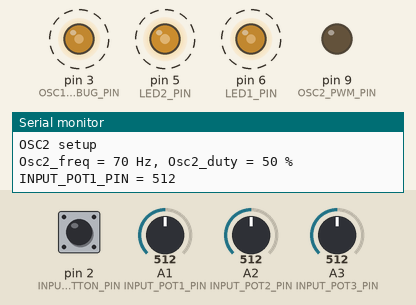
Simulated run of this sketch. Board: Arduino Uno, built with avr-gcc and run on an emulated ATmega328P. On the bench: output pins drawn as LEDs (lit = HIGH), the last lines printed to the serial monitor. Dashed ring = blinking. The test bench sets the inputs (shaded band); at power-on: A1 (INPUT_POT1_PIN) = 512, pin 2 (INPUT_BUTTON_PIN) HIGH, A2 (INPUT_POT2_PIN) = 512, A3 (INPUT_POT3_PIN) = 512.

Above: at 1.37 s.
1.4 s: A1 (INPUT_POT1_PIN) set to 1015
4.4 s: A1 (INPUT_POT1_PIN) set to 1023
5.9 s: pin 2 (INPUT_BUTTON_PIN) pulled LOW for 0.15 s
At 6.02 s:
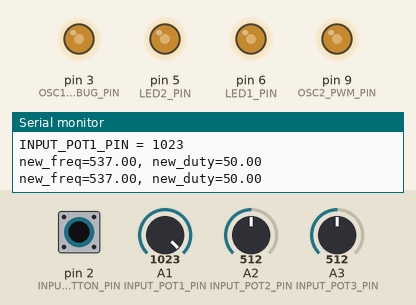
At 7.1 s:
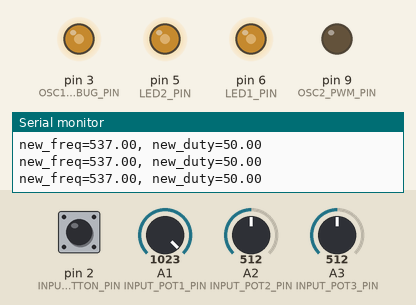
7.6 s: A1 (INPUT_POT1_PIN) set to 900
At 7.84 s:
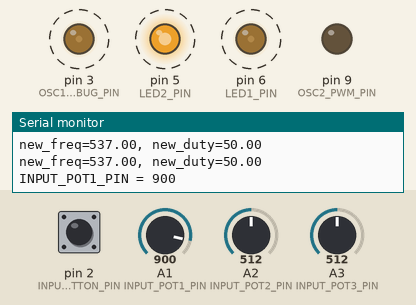
10.6 s: pin 2 (INPUT_BUTTON_PIN) pulled LOW for 1 s
At 10.8 s:
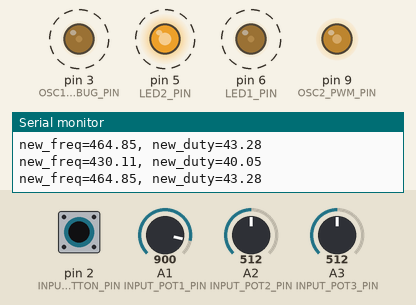
13.6 s: A1 (INPUT_POT1_PIN) set to 716
Timing chart, 0 to 17.6 s (numbered marks = the images above; inputs shaded):
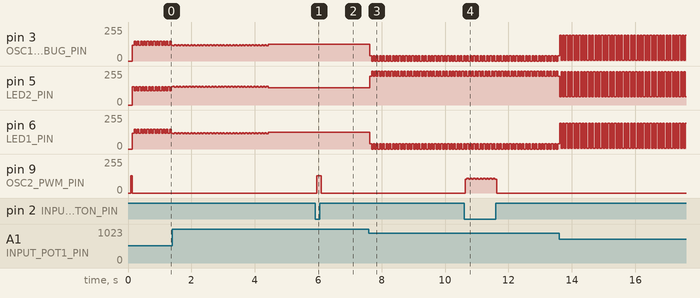

Measured:
- after the input at 5.9 s, pin 9 (OSC2_PWM_PIN): 0/255 → 128/255 after 0.05 s, → 0/255 0.16 s later
- after the input at 7.6 s, pin 3 (OSC1_DEBUG_PIN), pin 6 (LED1_PIN): alternates 41/255 for 0.05 s and 0/255 for 0.05 s, starting at once; pin 5 (LED2_PIN): alternates 255/255 for 0.05 s and 214/255 for 0.05 s, starting at once
- after the input at 10.6 s, pin 9 (OSC2_PWM_PIN): 0/255 → 102/255 at once, then repeats every 0.10 s: 110/255 0.05 s, 102/255 0.05 s, until it stays 0/255 from 11.6 s
- by itself, pin 3 (OSC1_DEBUG_PIN), pin 6 (LED1_PIN): alternates 121/255 for 0.05 s and 115/255 for 0.05 s
- by itself, pin 5 (LED2_PIN): alternates 140/255 for 0.05 s and 134/255 for 0.05 s

The sketch:

ardub_siren.ino
```cpp
#include "TimerOne.h"
#include <math.h>

#define OSC1_DEBUG_PIN   3 // Debug pin with osc1
#define OSC2_PWM_PIN     9 // output pin for the pwm
#define INPUT_POT1_PIN   1 // input pot1 -> R6 Freq OSC1
#define INPUT_POT2_PIN   2 // input pot2 -> R3 Offset OSC1
#define INPUT_POT3_PIN   3 // input pot3 -> R9 Freq OSC2
#define INPUT_BUTTON_PIN 2 // input button
#define LED1_PIN         6 // Led 1
#define LED2_PIN         5 // Led 2


#define ARDUB_SIREN_VERSION 1

//********************************************
// Main loop sleep
//********************************************
float sample_period = 0.05; // [s]


//********************************************
// INPUTS
//********************************************
uint16_t input_pot1;
uint16_t input_pot2;
uint16_t input_pot3;
uint16_t input_button;


//********************************************
// Global functions
//********************************************
float fmap(float x, float x0, float x1, float y0, float y1);


void read_inputs(void);

void Osc2_setup(void);
void Osc2_update_frequency (uint16_t freq);
void Osc2_update_duty(uint16_t duty);
void Osc2_update_inputs(float osc1_value, uint16_t input_pot_freq, uint16_t input_button);


void Osc1_setup(void);
float Osc1_main_function(void);
void Osc1_update_inputs(uint16_t input_pot_freq, uint16_t input_pot_offset);
void Osc1_update_freq(float freq);
void Osc1_update_offset(float offset);


//********************************************
// setup
//********************************************
void setup()
{
   Serial.begin(9600);           // Iniciar puerto serie
   Serial.print("\nARDUB SIREN v");
   Serial.println(ARDUB_SIREN_VERSION);
   Serial.print("*********************************\n\n");

   Osc1_setup();
   Osc2_setup();

   pinMode(INPUT_BUTTON_PIN, INPUT_PULLUP);

}
//********************************************
// loop
//********************************************
void loop()
{

   read_inputs();

   Osc1_update_inputs(input_pot1,input_pot2);

   float Osc1_output = Osc1_main_function();

   Osc2_update_inputs(Osc1_output,input_pot3,input_button);

   leds_blink(Osc1_output);

   delay(sample_period*1000);
}


//********************************************
// read_inputs
//********************************************
void read_inputs(void)
{
   uint16_t aux= analogRead(INPUT_POT1_PIN);
   if(aux != input_pot1)
   {
      input_pot1=aux;
      Serial.print("INPUT_POT1_PIN = ");
      Serial.println(input_pot1);
   }
   aux = analogRead(INPUT_POT2_PIN);
   if(aux != input_pot2)
   {
      input_pot2=aux;
    //  Serial.print("INPUT_POT2_PIN = ");
    //  Serial.println(input_pot2);
   }
   aux = analogRead(INPUT_POT3_PIN);
   if(aux != input_pot3)
   {
      input_pot3=aux;
      //Serial.print("INPUT_POT3_PIN = ");
      //Serial.println(input_pot3);
   }

    input_button = digitalRead(INPUT_BUTTON_PIN);
   // Serial.print("input_button = ");
   // Serial.println(input_button);
}


//********************************************
// leds_blink
//********************************************
void leds_blink(float osc1_amplitude)
{
  uint8_t brightness1 = (uint8_t)osc1_amplitude;
  uint8_t brightness2 = 255 - brightness1;

  analogWrite(LED1_PIN,brightness1);
  analogWrite(LED2_PIN,brightness2);
}

//********************************************
// Map (float version) gets y corresponding to x.
//********************************************
float fmap(float x, float x0, float x1, float y0, float y1)
{
  return (y0*(x1-x)+y1*(x-x0))/(x1-x0);
}
```

osc1.ino
```cpp
//********************************************
// OSCILLATOR 1 variables
//********************************************
#define  NUM_FREQS 10 //len(freqs)
float freqs[NUM_FREQS]={0.05,0.1,0.2,0.3,0.5,1,2,3,4,5};
float ks[NUM_FREQS]={200,100,10,4,2,0.2,0.1,0.08,0.04,0.03};
float k;
float period_1;
float semiperiod_1;
float tau;
float aplied_offset;
float Osc1_amplitude;

float t = 0;
float Osc1_output = 0;
float Osc1_semiperiod_value = 0;
bool  Osc1_semiperiod_check = false;


//********************************************
// Local functions
//********************************************
float Osc1_interpolate_f(float freq);


//********************************************
// Osc1_setup
//********************************************
void Osc1_setup(void)
{
   Serial.println("OSC1 setup");

   Osc1_amplitude  = 255; // Amplitude
   float Osc1_freq = 0.5; // Hz
   float offset    = 10;  // [%]

   Osc1_update_freq(Osc1_freq);
   Osc1_update_offset(offset);

   Serial.print("Osc1_freq = ");
   Serial.print(Osc1_freq);
   Serial.print(" Hz, ");
   Serial.print("Osc1_amplitude = ");
   Serial.print(Osc1_amplitude);
   Serial.print(" %, offset = ");
   Serial.print(offset);
   Serial.print(" %\n");
}


    /*
//********************************************
// Osc1_main_function
//********************************************
float Osc1_main_function(void)
{
 t= t + sample_period;
  if (t < semiperiod_1)
  {
    Osc1_output = Osc1_amplitude* exp(-t/tau);
    Osc1_output = Osc1_amplitude;

  }
  if (t >= semiperiod_1)
  {
    if (Osc1_semiperiod_check == false)
    {
      Osc1_semiperiod_value = Osc1_amplitude* exp(-t/tau) + aplied_offset;
     // Osc1_semiperiod_value = 0;
      Osc1_semiperiod_check = true;
    // Serial.println(Osc1_semiperiod_value);
    }
  }
  if (t > semiperiod_1)
  {
    Osc1_output = Osc1_semiperiod_value + Osc1_amplitude*(1- exp(-(t-semiperiod_1)/tau));
    Osc1_output = 0;
  }
  if (t >= period_1)
  {
    t = 0;
    Osc1_semiperiod_check = false;
     Serial.println("Here");
  }
 // Serial.println(Osc1_output);
  analogWrite(OSC1_DEBUG_PIN,Osc1_output);

  return Osc1_output;
}*/


//********************************************
// Osc1_main_function
//********************************************
float Osc1_main_function(void)
{
  t= t + sample_period;

  Osc1_output=Osc1_amplitude*(0.5 + 0.5*sin(2*M_PI*t/period_1));

  if (t >= period_1)
  {
    t = 0;
  }
  analogWrite(OSC1_DEBUG_PIN,Osc1_output);
 //Serial.println(Osc1_output);
  return Osc1_output;
}

//********************************************
// Osc1_update_freq
//********************************************
void Osc1_update_freq(float freq)
{
    period_1= 1 / freq; //s
    semiperiod_1 = period_1 / 2; //s
    k = Osc1_interpolate_f(freq);
    tau = freq * k;
   /*Serial.print("Osc1_update_freq( ");
    Serial.print(freq);
    Serial.print(" Hz ), k = ");
    Serial.print(k);
    Serial.print("\n");*/
}
//********************************************
// Osc1_update_offset
//********************************************
void Osc1_update_offset(float offset)
{
  aplied_offset = offset/100 * Osc1_amplitude;
}

//********************************************
// Osc1_interpolate_f
//********************************************
float Osc1_interpolate_f(float freq)
{

  if (freq < freqs[0])
  {
    k = ks[0];
  }
  else if (freq > freqs[NUM_FREQS-1])
  {
      k = ks[NUM_FREQS-1];
  }
  else
  {
    for(uint16_t i = 0; i < NUM_FREQS; i++)
    {
      if (freq == freqs[i])
      {
        k = ks[i];
        break;
      }
      if (i < (NUM_FREQS-1))
      {

        if  ((freq > freqs[i]) && (freq < freqs[i+1]))
        {
          k= fmap(freq, freqs[i], freqs[i+1], ks[i], ks[i+1]);
        }
      }
    }
  }

  return k;
}


//********************************************
// Osc1_update_inputs
//********************************************
void Osc1_update_inputs(uint16_t input_pot_freq, uint16_t input_pot_offset)
{
    // Map input input_pot_freq from [0-1023] to [0.1-5] Hz
    float new_freq = fmap(input_pot_freq, 0, 1023, 0.5, 20);

    // Map input input_pot_offset from [0-1023] to [0-100] %
    float new_offset = fmap(input_pot_offset, 0, 1023,0, 100);

    Osc1_update_offset(new_offset);
    Osc1_update_freq(new_freq);

/*  Serial.print("osc1_value=");
  Serial.print(osc1_value);
  Serial.print(", factor=");
  Serial.print(factor);
  Serial.print(", new_freq=");
  Serial.print(new_freq);
  Serial.print(", new_duty=");
  Serial.print(new_duty);
  Serial.print("\n");
*/


}
```

osc2.ino
```cpp
//********************************************
// OSCILLATOR 2 (PWM)
//********************************************

uint16_t Osc2_freq =70;    // [Hz]
uint16_t Osc2_duty =50;    // [%]
uint16_t Osc2_time_on=512;
uint16_t Osc2_period=20000;


//********************************************
// Osc2_setup
//********************************************
void Osc2_setup(void)
{
  Serial.println("OSC2 setup");
  Timer1.initialize(Osc2_period);    // initialize timer1 period [us]
  Timer1.pwm(OSC2_PWM_PIN, Osc2_time_on); // setup pwm on pin 9,[0-1024] Default period -> 50% duty cycle

  Osc2_freq = 70; // Hz
  Osc2_duty = 50; // %
  Osc2_update_frequency(Osc2_freq);

  Osc2_update_duty(Osc2_duty);

  Serial.print("Osc2_freq = ");
  Serial.print(Osc2_freq);
  Serial.print(" Hz, ");
  Serial.print("Osc2_duty = ");
  Serial.print(Osc2_duty);
  Serial.print(" %\n");

}

//********************************************
// Osc2_update_frequency
//********************************************
 void Osc2_update_frequency (uint16_t freq)
 {
   Osc2_period = 1000000/freq;

    Timer1.pwm(OSC2_PWM_PIN, Osc2_time_on, Osc2_period);

 /*  Serial.print("Osc2_update_frequency=");
   Serial.print(freq);
   Serial.print(" Hz\n");
  */
  return;
 }

//********************************************
// Osc2_update_duty
//********************************************
 void Osc2_update_duty(uint16_t duty)
 {
  Osc2_time_on = map(duty,0,100,0,1024);
 /* Serial.print("Osc2_update_duty=");
  Serial.print(duty);
  Serial.print(" [%]\n");
   */
  Timer1.pwm(OSC2_PWM_PIN, Osc2_time_on, Osc2_period);
  return;
 }


 //********************************************
// Osc2_update_inputs
//********************************************
void Osc2_update_inputs(float osc1_value, uint16_t input_pot_freq, uint16_t input_button)
{
  float new_freq;
  float new_duty;

  if (input_button == LOW)
  {
    // Map input input_pot_freq from [0-1023] to [50-120] Hz
    Osc2_freq = fmap(input_pot_freq, 0, 1023, 50, 1024);

    // Map input osc1_value from [0-Osc1_amplitude] to [0.9-1.1] factor to multiply freq
    float factor = fmap(osc1_value, 0, Osc1_amplitude, 0.8, 1.2);

    new_freq = factor * Osc2_freq;
    new_duty = factor * Osc2_duty;


   Serial.print("new_freq=");
   Serial.print(new_freq);
   Serial.print(", new_duty=");
   Serial.print(new_duty);
   Serial.print("\n");


  }
  else
  {
    new_freq = 0;
    new_duty = 0;
  }

    Osc2_update_frequency((uint16_t)new_freq);
    Osc2_update_duty((uint16_t)new_duty);
}
```
